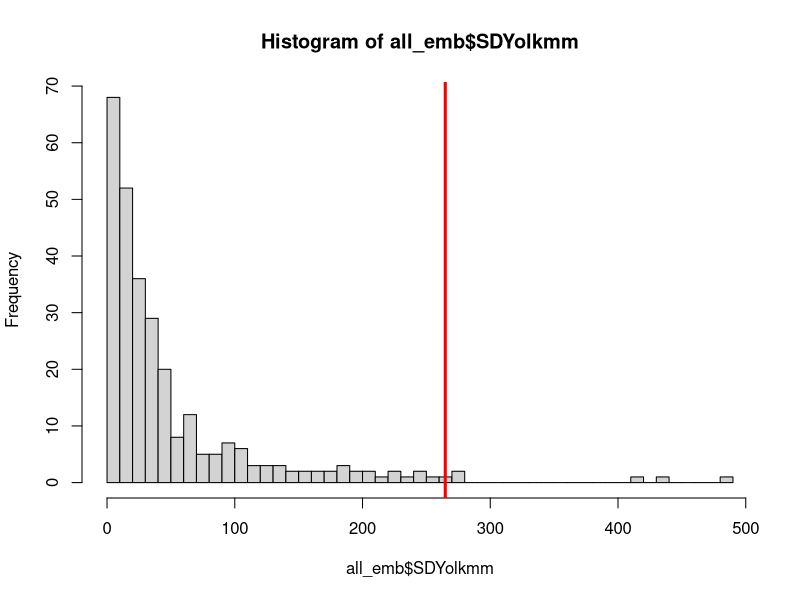
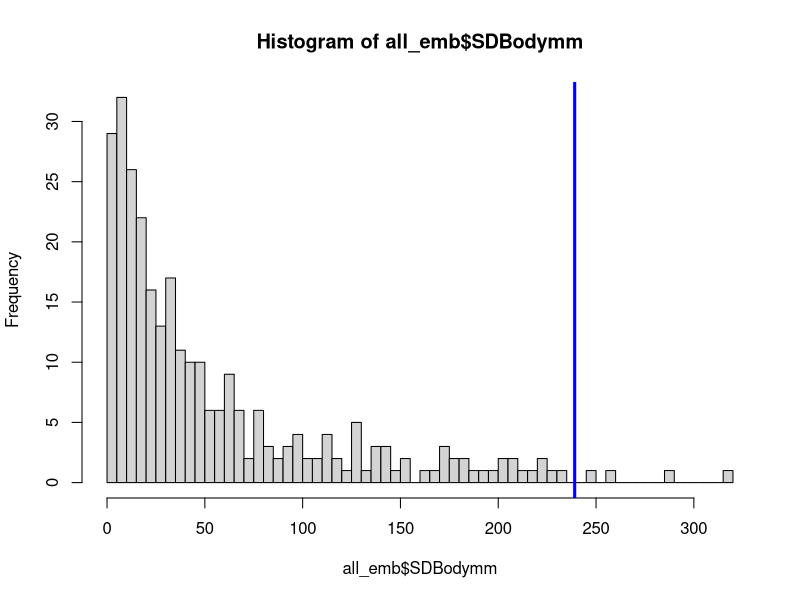
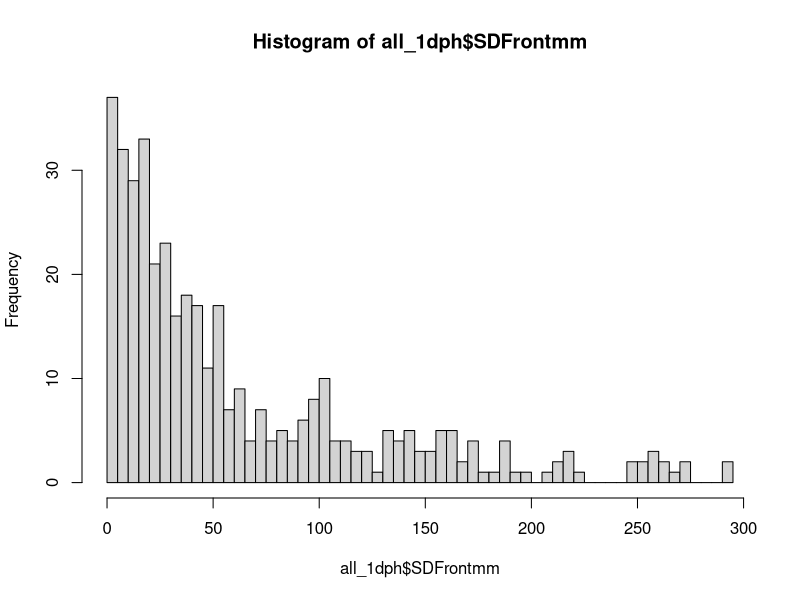
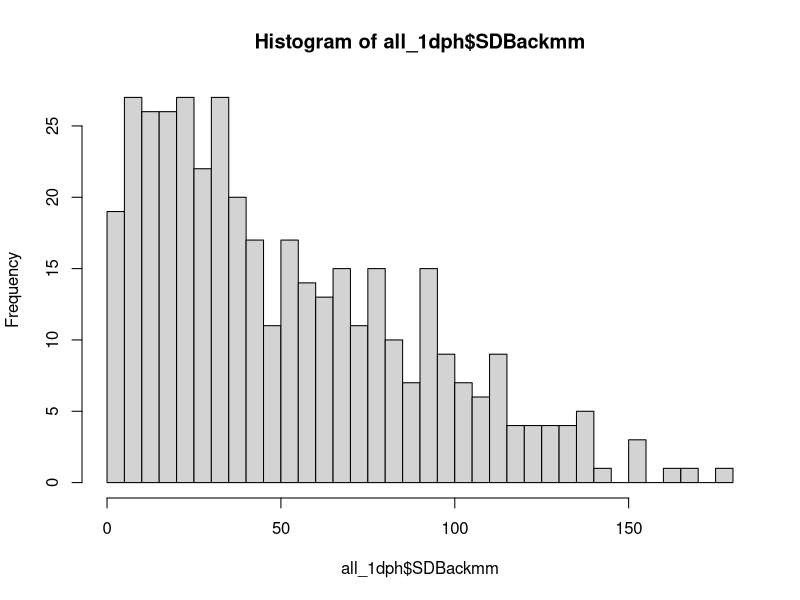
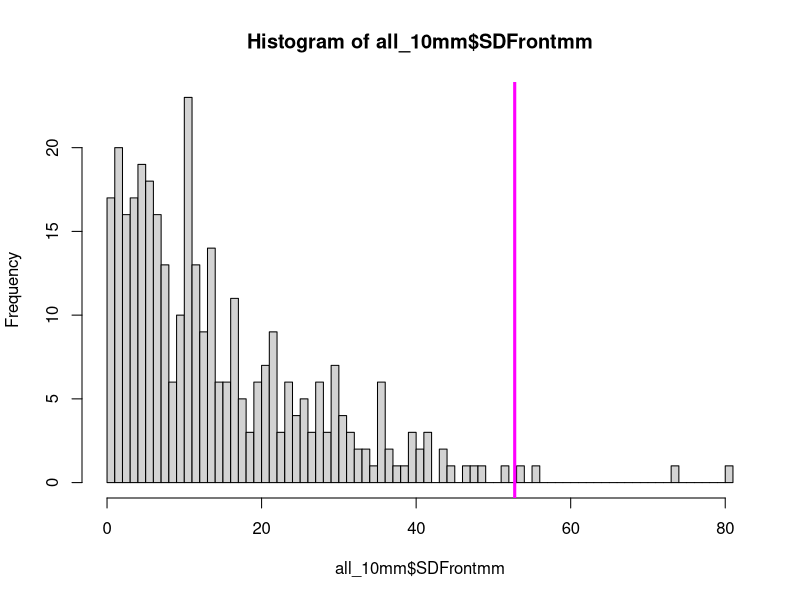

R code for these plots, in order: (Note: this script raises an error after producing the figures.)
#Ionocyte Data Analysis
#January 2022


#Load data for each life stage and save as an environment so I can easily load it again
all_emb<-read.csv('Ionocyte/All embryo ionocyte data.csv',header=TRUE)
all_1dph<-read.csv('Ionocyte/All 1dph ionocyte data.csv',header=TRUE)
all_10mm<-read.csv('Ionocyte/All 10mm ionocyte data.csv',header=TRUE)


#Examine the data and create factors when necessary
str(all_emb)
all_emb$Experiment<-factor(all_emb$Experiment,levels=c("exp1","exp3","exp4"))

str(all_1dph)
all_1dph$Experiment<-factor(all_1dph$Experiment,levels=c("exp1","exp2","exp3","exp4"))

str(all_10mm)
all_10mm$Experiment<-factor(all_10mm$Experiment,levels=c("exp2","exp3"))


#Standard deviation analysis of duplicates - embryo
hist(all_emb$SDYolkmm,breaks=50)
abline(v=mean(all_emb$SDYolkmm)+(3*sd(all_emb$SDYolkmm)),col="red",lwd=3) #mean+3SD = 298.5196

hist(all_emb$SDBodymm,breaks=50)
abline(v=mean(all_emb$SDBodymm)+(3*sd(all_emb$SDBodymm)),col="blue",lwd=3) #mean+3SD = 299.1431

#Find the sample numbers of the most extreme ones
all_emb$Sample[all_emb$SDYolkmm>298] #2016-373, 2016-456, 2016-457, 2016-458, 2016-525, 2016-542, 2016-544
all_emb$Sample[all_emb$SDBodymm>299] #2016-380, 2016-517


#Standard deviation analysis of duplicates - 1dph
hist(all_1dph$SDFrontmm,breaks=50) #the problems identified in last year's analysis were corrected: 2016-119, 2016-245a, 2016-270. 400 was the SD threshold. 
hist(all_1dph$SDBackmm,breaks=50) #same, probs seem to be fixed: 2016-127, 2016-319, 2016-323, 2016-558. SD threshold was 190. 

#I think 2017 data was excluded from first analysis - I'll calculate mean+3sd just in case threshold should be adjusted. 
#If any 2017 samples are above the threshold I will examine them
mean(all_1dph$SDFrontmm)+(3*sd(all_1dph$SDFrontmm)) #258.388
mean(all_1dph$SDBackmm)+(3*sd(all_1dph$SDBackmm)) #165.5559
all_1dph$Sample[all_1dph$SDFrontmm>258] #2017-373
all_1dph$Sample[all_1dph$SDBackmm>165] #none from 2017


#Standard deviation analysis of duplicates - 10mm
hist(all_10mm$SDFrontmm,breaks=100)
abline(v=mean(all_10mm$SDFrontmm)+(3*sd(all_10mm$SDFrontmm)),col="magenta",lwd=3) #There are two very extreme ones (2016-105t and 2016-163t) and the rest seem to be below ~200
#The extreme ones were both identified in the 2021 analysis, suggesting the problems haven't been fixed in this version of the dataset. 
#I can just compare the histogram with that one
hist(data1$FrontSD,breaks=100)
abline(v=mean(data1$FrontSD)+(3*sd(data1$FrontSD)),col="blue",lwd=3) #it is different, there are three above the line and one just below it. 

all_10mm$SDFrontmm[all_10mm$Sample=="2016-391t"]
data1$FrontSD[data1$Sample=="391t"]
#105t hasn't been changed
#163t hasn't been changed
#362t changed from 411 to 2 SD. Front Density 1 changed from 919.796 to 341.173, but the count and area are the same. Looking at the counting spreadsheet, density was miscalculated the first time. 
#391t SD changed from 626.8 to 36.3. Front Density 2 changed from 1173.8 to 338.7. The count stayed the same but area increased. It looks like originally an excluded area was accidentally used as the total area but I fixed it in April. 
#So I just need to revisit 105t and 163t for Front. 

hist(all_10mm$SDBackmm,breaks=100)
abline(v=mean(all_10mm$SDBackmm)+(3*sd(all_10mm$SDBackmm)),col="orange",lwd=3) #mean+3sd = 79.29
all_10mm$Sample[all_10mm$SDBackmm>79]
#all the same except the last one is 390t instead of 370t - was that a typo? 
data1$Sample[data1$BackSD>0.000079]
#No, originally 370t and 390t were both greater than that threshold. 
data1$BackSD[data1$Sample=="390t"]
#390t is included now but not before because the threshold I used in 2021 was 0.00009 (or 90 if using mm). 
#370t changed because originally SD was 110.9, now it is 11.65. 
#Back Density 2 is higher in the original data (483.7), now it is 310.4. Looks like the area and count changed. I edited it in April 2021. 
#So the ones that need to be checked are 2016-56t, 2016-57t, 2016-75t, 2016-77t, 2016-233t, 2016-307t, and 2016-390t. 


#As of 2/11/22 after fixing the ones pointed out above, the SDs are all below the original threshold calculated as 3 SDs from mean. Proceed with analysis. 

#__________________________________________________________________________________________________________________

#Load the treatment spreadsheets and merge the dataframes using dplyr::full_join
trmt_emb<-read.csv('Ionocyte/Embryo treatments.csv',header=TRUE)
trmt_1dph<-read.csv('Ionocyte/1dph treatments.csv',header=TRUE)
trmt_10mm<-read.csv('Ionocyte/10mm treatments.csv',header=TRUE)

library(dplyr)
d1_emb<-full_join(all_emb,trmt_emb,by="Sample")
d1_1dph<-full_join(all_1dph,trmt_1dph,by="Sample")
d1_10mm<-full_join(all_10mm,trmt_10mm,by="Sample")
#These are the full datasets with all available information about ionocyte density, treatments, stdev, and metabolic rates. 

#Now create smaller dataframes with only the necessary information for the analysis (everything else is just in case we want it for later analyses).
d2_emb<-d1_emb[,c(1,2,4,43,47,51,54,56,57,58,60,62)]
d2_1dph<-d1_1dph[,c(1,2,4,37,41,45,48,50,51,52,54,56)]
d2_10mm<-d1_10mm[,c(1,2,3,36,40,44,47,49,50,51,53,55)]

#----------------------------------------------------------------------------------------------------------
#Analyze embryos using LMER

#First check structure of dataframe
str(d2_emb)
d2_emb$Experiment.x<-factor(d2_emb$Experiment.x,levels=c("exp1","exp3","exp4"))
d2_emb$CO2.level<-factor(d2_emb$CO2.level,levels=c("400uatm","2200uatm","4200uatm"))
d2_emb$Temp.level<-factor(d2_emb$Temp.level,levels=c("17C","20C","24C","28C"))

#Use plyr to make a summary of the data for yolk, body, and total
library(plyr)
summary_emb<-ddply(d2_emb,c("CO2.level","Temp.level"),summarise,
                   N.yolk=length(AverageYolkDensitymm),Mean.yolk=mean(AverageYolkDensitymm),se.yolk=sd(AverageYolkDensitymm)/sqrt(N.yolk),
                   N.body=length(AverageBodyDensitymm),Mean.body=mean(AverageBodyDensitymm),se.body=sd(AverageBodyDensitymm)/sqrt(N.body),
                   N.total=length(AverageTotalDensitymm),Mean.total=mean(AverageTotalDensitymm),se.total=sd(AverageTotalDensitymm)/sqrt(N.total))
summary_emb

#Use a linear mixed effects model to test for significant effects for yolk, body, and total. 
#Set Experiment.x as a random effect and CO2.level and Temp.level as fixed effects.
library(lme4)
library(lmerTest)
modelyolk<-lmer(AverageYolkDensitymm~CO2.level*Temp.level+(1|Experiment.x),data=d2_emb)
anova(modelyolk)

modelbody<-lmer(AverageBodyDensitymm~CO2.level*Temp.level+(1|Experiment.x),data=d2_emb)
anova(modelbody)

modeltotal<-lmer(AverageTotalDensitymm~CO2.level*Temp.level+(1|Experiment.x),data=d2_emb)
anova(modeltotal)

#Test effect of including Experiment.x in model - create an lm without the random effect and do an anova to compare the two models. 
modelyolk_lm<-lm(AverageYolkDensitymm~CO2.level*Temp.level,data=d2_emb)
modelbody_lm<-lm(AverageBodyDensitymm~CO2.level*Temp.level,data=d2_emb)
modeltotal_lm<-lm(AverageTotalDensitymm~CO2.level*Temp.level,data=d2_emb)

anova(modelyolk,modelyolk_lm)
anova(modelbody,modelbody_lm)
anova(modeltotal,modeltotal_lm)
#Including experiment as a random effect significantly affects all models. ranova() shows this as well. 

#Now use an lm and the continuous (not categorical) independent variables
#Use emmeans to examine significance
library(emmeans)
lmyolk<-lm(AverageYolkDensitymm~CO2*Temp,data=d2_emb)
summary(lmyolk)

lmbody<-lm(AverageBodyDensitymm~CO2*Temp,data=d2_emb)
summary(lmbody)

lmtotal<-lm(AverageTotalDensitymm~CO2*Temp,data=d2_emb)
summary(lmtotal)

#Run diagnostics and look for outliers
library(car)

#Yolk diagnostics
plot(lm(d2_emb$AverageYolkDensitymm~d2_emb$CO2.level*d2_emb$Temp.level),1) #Residuals vs. fitted
plot(lm(d2_emb$AverageYolkDensitymm~d2_emb$CO2.level*d2_emb$Temp.level),2) #Q-Q plot
yolkres<-residuals(modelyolk)
hist(yolkres,breaks=20) #somewhat longer tail on right
shapiro.test(yolkres) #normality test
leveneTest(modelyolk_lm) #Homogeneity of variances test

cook<-cooks.distance(modelyolk)
plot(cook,pch="*",cex=2,main="Influential Obs by Cooks Distance") 
abline(h=4/(length(d2_emb$AverageYolkDensitymm)-3-1), col="red")
text(x=1:length(cook)+10,y=cook,labels=ifelse(cook>4/(length(d2_emb$AverageYolkDensitymm)-3-1),names(cook),""),col="red")
#I think I need to transform the data, there are a ton of 'outliers'

#Body diagnostics
plot(lm(d2_emb$AverageBodyDensitymm~d2_emb$CO2.level*d2_emb$Temp.level),1) #Residuals vs. fitted
plot(lm(d2_emb$AverageBodyDensitymm~d2_emb$CO2.level*d2_emb$Temp.level),2) #Q-Q plot
bodyres<-residuals(modelbody)
hist(bodyres,breaks=20) #pretty symmetrical except for one observation with residual above 400. 
shapiro.test(bodyres) #normality test
leveneTest(modelbody_lm) #Homogeneity of variances test

cook<-cooks.distance(modelbody)
plot(cook,pch="*",cex=2,main="Influential Obs by Cooks Distance") 
abline(h=4/(length(d2_emb$AverageBodyDensitymm)-3-1), col="red")
text(x=1:length(cook)+10,y=cook,labels=ifelse(cook>4/(length(d2_emb$AverageBodyDensitymm)-3-1),names(cook),""),col="red")
#similar to yolk; exp 3 and 4 have most 'influential' observations

#Total diagnostics
plot(lm(d2_emb$AverageTotalDensitymm~d2_emb$CO2.level*d2_emb$Temp.level),1) #Residuals vs. fitted
plot(lm(d2_emb$AverageTotalDensitymm~d2_emb$CO2.level*d2_emb$Temp.level),2) #Q-Q plot
totalres<-residuals(modeltotal)
hist(totalres,breaks=20) #pretty symmetrical except for two observations with residuals around 400. 
shapiro.test(totalres) #normality test
leveneTest(modeltotal_lm) #Homogeneity of variances test

cook<-cooks.distance(modeltotal)
plot(cook,pch="*",cex=2,main="Influential Obs by Cooks Distance") 
abline(h=4/(length(d2_emb$AverageTotalDensitymm)-3-1), col="red")
text(x=1:length(cook)+10,y=cook,labels=ifelse(cook>4/(length(d2_emb$AverageTotalDensitymm)-3-1),names(cook),""),col="red")
#similar to other two

#make plots for yolk and body; then do separate ones for each experiment. 
library(ggplot2)
library(grid)
library(gridExtra)

yolkplot<-ggplot(summary_emb,aes(x=Temp.level,y=Mean.yolk,group=CO2.level,color=CO2.level))+
  scale_color_manual(values=c("skyblue","steelblue3","steelblue4"))+
  geom_errorbar(aes(ymin=Mean.yolk-se.yolk,ymax=Mean.yolk+se.yolk),width=0.2,position=position_dodge(0.1))+
  geom_point(size=3,position=position_dodge(0.1),shape=16)+
  geom_line(position=position_dodge(0.1),linetype="dashed",show.legend=FALSE)+
  scale_x_discrete(labels=c("17","20","24","28"))+
  annotation_custom(grobTree(textGrob("Yolk Sac Ionocytes",x=0.2,y=0.95,hjust=0,gp=gpar(col="black",fontsize=15,fontface="bold"))))+
  coord_cartesian(ylim=c(0,500))+
  xlab("Temperature (C)")+
  ylab("Ionocyte Density (ionocytes/mm^2)")+
  theme_classic()+
  theme(legend.position="none")
print(yolkplot)

bodyplot<-ggplot(summary_emb,aes(x=Temp.level,y=Mean.body,group=CO2.level,color=CO2.level))+
  scale_color_manual(values=c("skyblue","steelblue3","steelblue4"))+
  geom_errorbar(aes(ymin=Mean.body-se.body,ymax=Mean.body+se.body),width=0.2,position=position_dodge(0.1))+
  geom_point(size=3,position=position_dodge(0.1),shape=16)+
  geom_line(position=position_dodge(0.1),linetype="dashed",show.legend=FALSE)+
  scale_x_discrete(labels=c("17","20","24","28"))+
  annotation_custom(grobTree(textGrob("Body (non-yolk) Ionocytes",x=0.1,y=0.95,hjust=0,gp=gpar(col="black",fontsize=15,fontface="bold"))))+
  coord_cartesian(ylim=c(0,500))+
  xlab("Temperature (C)")+
  ylab("Ionocyte Density (ionocytes/mm^2)")+
  theme_classic()+
  theme(legend.position="none")
print(bodyplot)

#to separate by experiment need to make plyr summaries for each experiment
e1embsum<-ddply(d2_emb[d2_emb$Experiment.x=="exp1",],c("CO2.level","Temp.level"),summarise,
                   N.yolk=length(AverageYolkDensitymm),Mean.yolk=mean(AverageYolkDensitymm),se.yolk=sd(AverageYolkDensitymm)/sqrt(N.yolk),
                   N.body=length(AverageBodyDensitymm),Mean.body=mean(AverageBodyDensitymm),se.body=sd(AverageBodyDensitymm)/sqrt(N.body),
                   N.total=length(AverageTotalDensitymm),Mean.total=mean(AverageTotalDensitymm),se.total=sd(AverageTotalDensitymm)/sqrt(N.total))
e1embsum

e3embsum<-ddply(d2_emb[d2_emb$Experiment.x=="exp3",],c("CO2.level","Temp.level"),summarise,
                N.yolk=length(AverageYolkDensitymm),Mean.yolk=mean(AverageYolkDensitymm),se.yolk=sd(AverageYolkDensitymm)/sqrt(N.yolk),
                N.body=length(AverageBodyDensitymm),Mean.body=mean(AverageBodyDensitymm),se.body=sd(AverageBodyDensitymm)/sqrt(N.body),
                N.total=length(AverageTotalDensitymm),Mean.total=mean(AverageTotalDensitymm),se.total=sd(AverageTotalDensitymm)/sqrt(N.total))
e3embsum

e4embsum<-ddply(d2_emb[d2_emb$Experiment.x=="exp4",],c("CO2.level","Temp.level"),summarise,
                N.yolk=length(AverageYolkDensitymm),Mean.yolk=mean(AverageYolkDensitymm),se.yolk=sd(AverageYolkDensitymm)/sqrt(N.yolk),
                N.body=length(AverageBodyDensitymm),Mean.body=mean(AverageBodyDensitymm),se.body=sd(AverageBodyDensitymm)/sqrt(N.body),
                N.total=length(AverageTotalDensitymm),Mean.total=mean(AverageTotalDensitymm),se.total=sd(AverageTotalDensitymm)/sqrt(N.total))
e4embsum

e1yolkplot<-ggplot(e1embsum,aes(x=Temp.level,y=Mean.yolk,group=CO2.level,color=CO2.level))+
  scale_color_manual(values=c("skyblue","steelblue3"))+
  geom_errorbar(aes(ymin=Mean.yolk-se.yolk,ymax=Mean.yolk+se.yolk),width=0.2,position=position_dodge(0.1))+
  geom_point(size=3,position=position_dodge(0.1),shape=16)+
  geom_line(position=position_dodge(0.1),linetype="dashed",show.legend=FALSE)+
  scale_x_discrete(labels=c("17","24"))+
  annotation_custom(grobTree(textGrob("Yolk Sac Ionocytes",x=0.2,y=0.95,hjust=0,gp=gpar(col="black",fontsize=17,fontface="bold"))))+
  coord_cartesian(ylim=c(0,500))+
  xlab("Temperature (C)")+
  ylab("Ionocyte Density (ionocytes/mm^2)")+
  theme_classic()

e1bodyplot<-ggplot(e1embsum,aes(x=Temp.level,y=Mean.body,group=CO2.level,color=CO2.level))+
  scale_color_manual(values=c("skyblue","steelblue3"))+
  geom_errorbar(aes(ymin=Mean.body-se.body,ymax=Mean.body+se.body),width=0.2,position=position_dodge(0.1))+
  geom_point(size=3,position=position_dodge(0.1),shape=16)+
  geom_line(position=position_dodge(0.1),linetype="dashed",show.legend=FALSE)+
  scale_x_discrete(labels=c("17","24"))+
  annotation_custom(grobTree(textGrob("Body (non-yolk) Ionocytes",x=0.1,y=0.95,hjust=0,gp=gpar(col="black",fontsize=17,fontface="bold"))))+
  coord_cartesian(ylim=c(0,500))+
  xlab("Temperature (C)")+
  ylab("Ionocyte Density (ionocytes/mm^2)")+
  theme_classic()

grid.arrange(e1yolkplot,e1bodyplot,ncol=2)

e3yolkplot<-ggplot(e3embsum,aes(x=Temp.level,y=Mean.yolk,group=CO2.level,color=CO2.level))+
  scale_color_manual(values=c("skyblue","steelblue3","steelblue4"))+
  geom_errorbar(aes(ymin=Mean.yolk-se.yolk,ymax=Mean.yolk+se.yolk),width=0.2,position=position_dodge(0.1))+
  geom_point(size=3,position=position_dodge(0.1),shape=16)+
  geom_line(position=position_dodge(0.1),linetype="dashed",show.legend=FALSE)+
  scale_x_discrete(labels=c("17","20","24"))+
  annotation_custom(grobTree(textGrob("Yolk Sac Ionocytes",x=0.2,y=0.95,hjust=0,gp=gpar(col="black",fontsize=17,fontface="bold"))))+
  coord_cartesian(ylim=c(0,500))+
  xlab("Temperature (C)")+
  ylab("Ionocyte Density (ionocytes/mm^2)")+
  theme_classic()

e3bodyplot<-ggplot(e3embsum,aes(x=Temp.level,y=Mean.body,group=CO2.level,color=CO2.level))+
  scale_color_manual(values=c("skyblue","steelblue3","steelblue4"))+
  geom_errorbar(aes(ymin=Mean.body-se.body,ymax=Mean.body+se.body),width=0.2,position=position_dodge(0.1))+
  geom_point(size=3,position=position_dodge(0.1),shape=16)+
  geom_line(position=position_dodge(0.1),linetype="dashed",show.legend=FALSE)+
  scale_x_discrete(labels=c("17","20","24"))+
  annotation_custom(grobTree(textGrob("Body (non-yolk) Ionocytes",x=0.1,y=0.95,hjust=0,gp=gpar(col="black",fontsize=17,fontface="bold"))))+
  coord_cartesian(ylim=c(0,500))+
  xlab("Temperature (C)")+
  ylab("Ionocyte Density (ionocytes/mm^2)")+
  theme_classic()

grid.arrange(e3yolkplot,e3bodyplot,ncol=2)

e4yolkplot<-ggplot(e4embsum,aes(x=Temp.level,y=Mean.yolk,group=CO2.level,color=CO2.level))+
  scale_color_manual(values=c("skyblue","steelblue3","steelblue4"))+
  geom_errorbar(aes(ymin=Mean.yolk-se.yolk,ymax=Mean.yolk+se.yolk),width=0.2,position=position_dodge(0.1))+
  geom_point(size=3,position=position_dodge(0.1),shape=16)+
  geom_line(position=position_dodge(0.1),linetype="dashed",show.legend=FALSE)+
  scale_x_discrete(labels=c("24","28"))+
  annotation_custom(grobTree(textGrob("Yolk Sac Ionocytes",x=0.2,y=0.95,hjust=0,gp=gpar(col="black",fontsize=17,fontface="bold"))))+
  coord_cartesian(ylim=c(0,500))+
  xlab("Temperature (C)")+
  ylab("Ionocyte Density (ionocytes/mm^2)")+
  theme_classic()

e4bodyplot<-ggplot(e4embsum,aes(x=Temp.level,y=Mean.body,group=CO2.level,color=CO2.level))+
  scale_color_manual(values=c("skyblue","steelblue3","steelblue4"))+
  geom_errorbar(aes(ymin=Mean.body-se.body,ymax=Mean.body+se.body),width=0.2,position=position_dodge(0.1))+
  geom_point(size=3,position=position_dodge(0.1),shape=16)+
  geom_line(position=position_dodge(0.1),linetype="dashed",show.legend=FALSE)+
  scale_x_discrete(labels=c("24","28"))+
  annotation_custom(grobTree(textGrob("Body (non-yolk) Ionocytes",x=0.1,y=0.95,hjust=0,gp=gpar(col="black",fontsize=17,fontface="bold"))))+
  coord_cartesian(ylim=c(0,500))+
  xlab("Temperature (C)")+
  ylab("Ionocyte Density (ionocytes/mm^2)")+
  theme_classic()

grid.arrange(e4yolkplot,e4bodyplot,ncol=2)

#problem might be imbalanced sample sizes? This could be another reason it is better to present the data the way we did in the resp paper. 
#In exp 3 the overall yolk sac densities at 17C are higher but when all of the data are combined, the lower CO2 levels get dragged down more because the
#sample size is greater (~30 as opposed to 10) - so there are more low values from Exp 1 to bring it down compared to 4200uatm, because 4200uatm wasn't even in Exp 1. 

#Make a plot for yolk and body like the ones in the resp paper, where every data point is printed but lines are fitted to show the interaction.
yolkplot2<-ggplot(d2_emb,aes(x=Temp,y=AverageYolkDensitymm,colour=CO2.level,shape=CO2.level))+
  theme_classic()+
  geom_point(size=1.3,alpha=0.4)+
  geom_smooth(method="lm",lwd=1.7,se=FALSE)+
  labs(x="Temperature (C)",y="Ionocyte Density (ionocytes/mm^2)")+
  scale_shape_manual(values=c(16,16,16))+
  scale_colour_manual(values=c("skyblue","steelblue3","steelblue4"))+
  coord_cartesian(ylim=c(0,750))+
  annotation_custom(grobTree(textGrob("Yolk Sac Ionocytes",x=0.2,y=0.95,hjust=0,gp=gpar(col="black",fontsize=15,fontface="bold"))))+
  theme(legend.position="none")
print(yolkplot2)
#lines are still affected by sample sizes/the fact that exp 1 didn't have 4200uatm 
#BUT regardless of the balance issue, there is still a different effect when you look at yolk vs body - just have to examine exp 3 and 1 separately. 

bodyplot2<-ggplot(d2_emb,aes(x=Temp,y=AverageBodyDensitymm,colour=CO2.level,shape=CO2.level))+
  theme_classic()+
  geom_point(size=1.3,alpha=0.4)+
  geom_smooth(method="lm",lwd=1.7,se=FALSE)+
  labs(x="Temperature (C)",y="Ionocyte Density (ionocytes/mm^2)")+
  scale_shape_manual(values=c(16,16,16))+
  scale_colour_manual(values=c("skyblue","steelblue3","steelblue4"))+
  coord_cartesian(ylim=c(0,750))+
  annotation_custom(grobTree(textGrob("Body (non-yolk) Ionocytes",x=0.1,y=0.95,hjust=0,gp=gpar(col="black",fontsize=15,fontface="bold"))))+
  theme(legend.position="none")
  print(bodyplot2)
#actually the body one looks similar to the yolk one this way. 

grid.arrange(yolkplot2,bodyplot2,ncol=2)

#this also shows the positive skew of the data - try transforming. https://www.datanovia.com/en/lessons/transform-data-to-normal-distribution-in-r/


#Transforming embryo data
#square-root for moderate skew: sqrt(x)
#log10 for greater skew: log10(x) - try this first
#inverse for severe skew: 1/x
sqrtmodelyolk<-lm(sqrt(AverageYolkDensitymm)~CO2*Temp,data=d2_emb)
summary(sqrtmodelyolk)

sqrtmodelbody<-lm(sqrt(AverageBodyDensitymm)~CO2*Temp,data=d2_emb)
summary(sqrtmodelbody)

sqrtmodeltotal<-lm(sqrt(AverageTotalDensitymm)~CO2*Temp,data=d2_emb)
summary(sqrtmodeltotal)

#Yolk diagnostics - transformed
plot(sqrtmodelyolk,1) #Residuals vs. fitted
plot(sqrtmodelyolk,2) #Q-Q plot
yolkres<-residuals(sqrtmodelyolk)
hist(yolkres,breaks=20) #somewhat longer tail on right
shapiro.test(yolkres) #normality test - with log transformation now it is slight negative skew
 #Homogeneity of variances test
ols_test_normality(sqrtmodelbody)
ols_test_breusch_pagan(sqrtmodelbody)

cook<-cooks.distance(modelyolk)
plot(cook,pch="*",cex=2,main="Influential Obs by Cooks Distance") 
abline(h=4/(length(d2_emb$AverageYolkDensitymm)-3-1), col="red")
text(x=1:length(cook)+10,y=cook,labels=ifelse(cook>4/(length(d2_emb$AverageYolkDensitymm)-3-1),names(cook),""),col="red")
#I think I need to transform the data, there are a ton of 'outliers'

#Body diagnostics - transformed
plot(sqrtmodelbody,1) #Residuals vs. fitted
plot(sqrtmodelbody,2) #Q-Q plot
bodyres<-residuals(sqrtmodelbody)
hist(bodyres,breaks=20) #pretty symmetrical except for one observation with residual above 400. 
shapiro.test(bodyres) #normality test
 #Homogeneity of variances test

cook<-cooks.distance(modelbody)
plot(cook,pch="*",cex=2,main="Influential Obs by Cooks Distance") 
abline(h=4/(length(d2_emb$AverageBodyDensitymm)-3-1), col="red")
text(x=1:length(cook)+10,y=cook,labels=ifelse(cook>4/(length(d2_emb$AverageBodyDensitymm)-3-1),names(cook),""),col="red")
#similar to yolk; exp 3 and 4 have most 'influential' observations

#Total diagnostics
plot(lm(d2_emb$AverageTotalDensitymm~d2_emb$CO2.level*d2_emb$Temp.level),1) #Residuals vs. fitted
plot(lm(d2_emb$AverageTotalDensitymm~d2_emb$CO2.level*d2_emb$Temp.level),2) #Q-Q plot
totalres<-residuals(modeltotal)
hist(totalres,breaks=20) #pretty symmetrical except for two observations with residuals around 400. 
shapiro.test(totalres) #normality test
leveneTest(modeltotal_lm) #Homogeneity of variances test

cook<-cooks.distance(modeltotal)
plot(cook,pch="*",cex=2,main="Influential Obs by Cooks Distance") 
abline(h=4/(length(d2_emb$AverageTotalDensitymm)-3-1), col="red")
text(x=1:length(cook)+10,y=cook,labels=ifelse(cook>4/(length(d2_emb$AverageTotalDensitymm)-3-1),names(cook),""),col="red")


grid.arrange(yolkplot2,bodyplot2,legend1dph,ncol=3,widths=c(2,2,1))
grid.arrange(yolkplot,bodyplot,legend1dph,ncol=3,widths=c(2,2,1))
